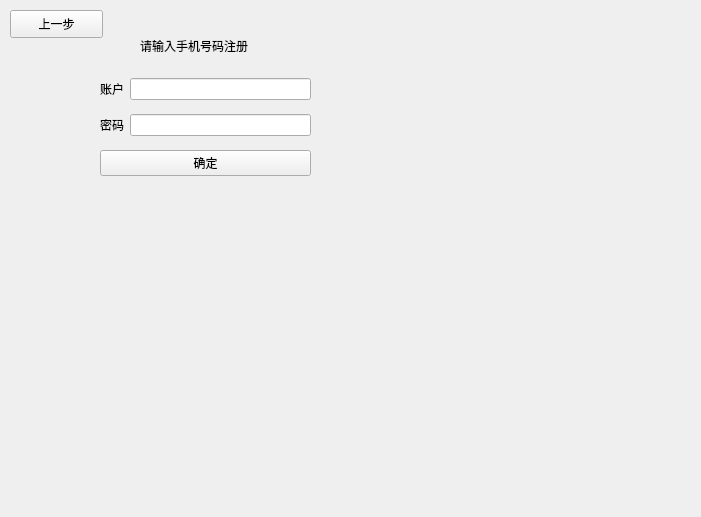
<?xml version="1.0" encoding="UTF-8"?>
<ui version="4.0">
 <class>zhuce</class>
 <widget class="QWidget" name="zhuce">
  <property name="geometry">
   <rect>
    <x>0</x>
    <y>0</y>
    <width>701</width>
    <height>517</height>
   </rect>
  </property>
  <property name="windowTitle">
   <string>Form</string>
  </property>
  <property name="styleSheet">
   <string notr="true">
background-image: url(:/image/c.jpg);</string>
  </property>
  <widget class="QPushButton" name="pushButton_2">
   <property name="geometry">
    <rect>
     <x>10</x>
     <y>10</y>
     <width>93</width>
     <height>28</height>
    </rect>
   </property>
   <property name="text">
    <string>上一步</string>
   </property>
  </widget>
  <widget class="QWidget" name="layoutWidget">
   <property name="geometry">
    <rect>
     <x>100</x>
     <y>70</y>
     <width>211</width>
     <height>115</height>
    </rect>
   </property>
   <layout class="QVBoxLayout" name="verticalLayout">
    <item>
     <layout class="QHBoxLayout" name="horizontalLayout">
      <item>
       <widget class="QLabel" name="label_2">
        <property name="text">
         <string>账户</string>
        </property>
       </widget>
      </item>
      <item>
       <widget class="QLineEdit" name="txt_zhuce"/>
      </item>
     </layout>
    </item>
    <item>
     <layout class="QHBoxLayout" name="horizontalLayout_2">
      <item>
       <widget class="QLabel" name="label_3">
        <property name="text">
         <string>密码</string>
        </property>
       </widget>
      </item>
      <item>
       <widget class="QLineEdit" name="txt_pwd"/>
      </item>
     </layout>
    </item>
    <item>
     <widget class="QPushButton" name="tn_ture">
      <property name="text">
       <string>确定</string>
      </property>
      <property name="flat">
       <bool>false</bool>
      </property>
     </widget>
    </item>
   </layout>
  </widget>
  <widget class="QLabel" name="label_4">
   <property name="geometry">
    <rect>
     <x>140</x>
     <y>36</y>
     <width>141</width>
     <height>20</height>
    </rect>
   </property>
   <property name="text">
    <string>请输入手机号码注册</string>
   </property>
  </widget>
 </widget>
 <resources/>
 <connections/>
</ui>
